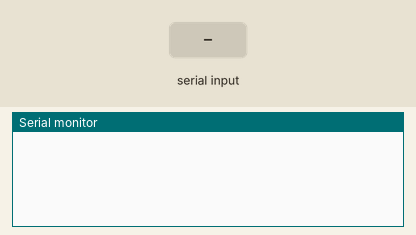
The sketch below on a simulated ESP8266 (NodeMCU). On the bench: the last lines printed to the serial monitor. Inputs (shaded band) come from the test bench.

Above: at 1.2 s.
1.3 s: "Now Location=" received over the second serial link
At 2.5 s:
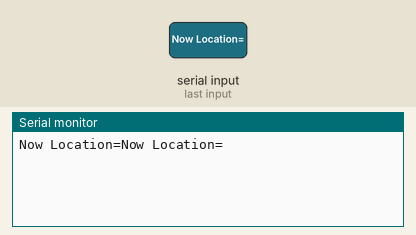
2.8 s: "1" received over the second serial link
At 3.8 s:
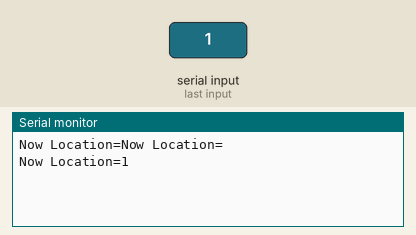

The sketch:

bletest.ino
```cpp
#include <ESP8266WiFi.h>
#include <time.h>
#include <SoftwareSerial.h>
#define BT_RX D7
#define BT_TX D8

SoftwareSerial HM10(BT_RX,BT_TX);  // RX핀(7번)은 HM10의 TX에 연결
                                   // TX핀(8번)은 HM10의 RX에 연결

String location="";
const char* ssid = "ecrc";  // AP SSID
const char* password = "ecrc1984"; // AP password

int line=0;
/*
void bt()
{
  int len=0;
  while(1)
  {
    char myChar = (char)HM10.read();  //mySerial int 값을 char 형식으로 변환
    location+=myChar;   //수신되는 문자를 myString에 모두 붙임 (1바이트씩 전송되는 것을 연결)
    delay(5);           //수신 문자열 끊김 방지
    len++;
  }
}
*/

void setup(void)
{
  Serial.begin(115200);
  /*
  Serial.printf("start start   \r\n");

  WiFi.mode(WIFI_STA);
  WiFi.begin(ssid, password);
  Serial.println("\nConnecting to WiFi");
  while (WiFi.status() != WL_CONNECTED) {
    Serial.print(".");
    delay(1000);
  }
  */
  HM10.begin(9600);
}

void loop()
{
  //while(HM10.available())  //mySerial에 전송된 값이 있으면
  //{
    while(HM10.available())
    {
      char myChar = (char)HM10.read();  //mySerial int 값을 char 형식으로 변환
      location+=myChar;   //수신되는 문자를 myString에 모두 붙임 (1바이트씩 전송되는 것을 연결)
      delay(5);           //수신 문자열 끊김 방지
    }
  //}

  if(!location.equals("Now Location=")) Serial.println(location);
  location="Now Location=";
  /*
  if (HM10.available()) {
    Serial.write(HM10.read());
  }
  if (Serial.available()) {
    HM10.write(Serial.read());
  }
  */
}

//1159068000
```

Measured:
- after the input at 1.3 s, the serial monitor: prints a new line after 0.07 s (image 1)
- after the input at 2.8 s, the serial monitor: prints a new line at once (image 2)
